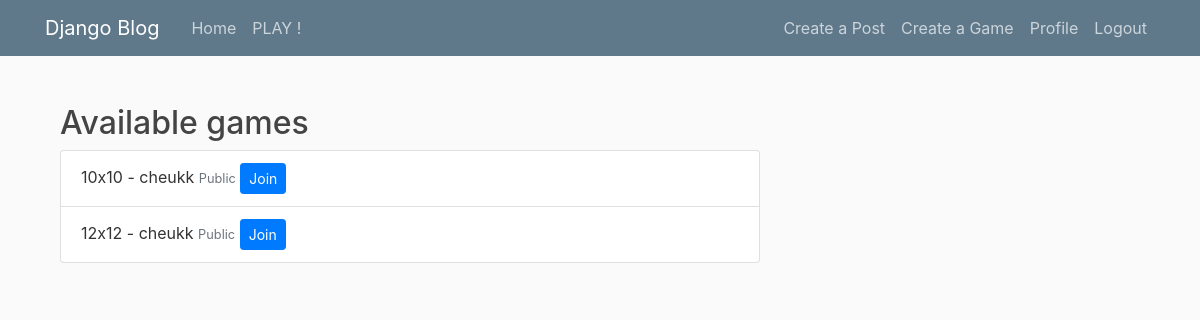
The page /list/ (signed in) on the database as committed earlier.
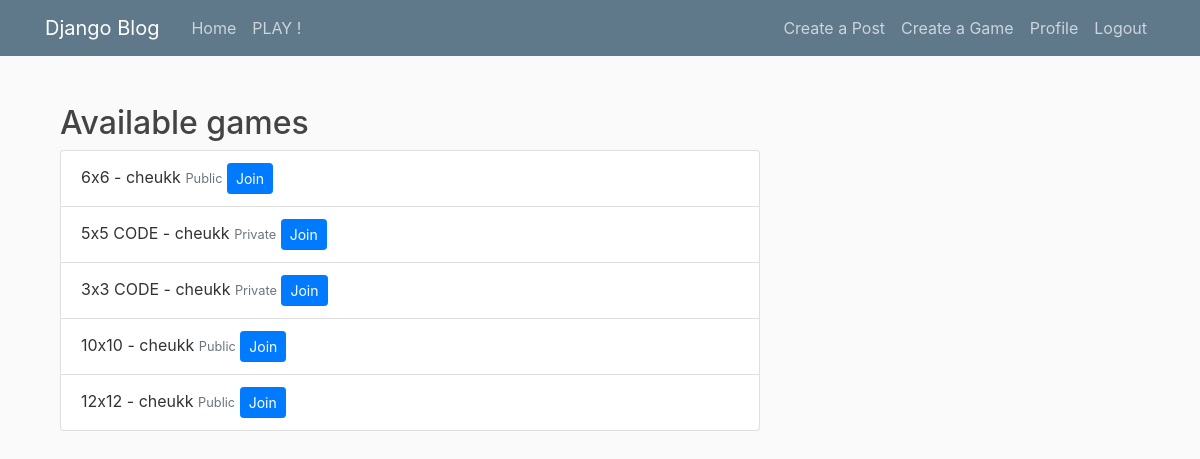
The same page on the database as committed later.
### blog/models.py (models this page shows, shortened)
class Game(models.Model):
    title = models.CharField(max_length=100)
    date_posted = models.DateTimeField(default=timezone.now)
    game_author = models.ForeignKey(User, on_delete=models.CASCADE, related_name='game_player1')
    game_player2 = models.ForeignKey(User, on_delete=models.SET_NULL, null=True, blank=True, related_name='game_player2')
    finished = models.BooleanField(default=False)
    room_code = models.CharField(max_length=100, null=True, blank=True)
    grid_size = models.PositiveIntegerField(default=3)
    win_size = models.PositiveIntegerField(default=3)
    private = models.BooleanField(default=False)

### blog/views.py (the view)
# urls.py: path('list/', GameListView.as_view(), name='game-list'),
class GameListView(LoginRequiredMixin, ListView):
    model = Game
    template_name = 'blog/game_list.html'
    context_object_name = 'games'
    ordering = ['-date_posted']
    def get_queryset(self):
        return Game.objects.filter(finished=False).order_by('-date_posted')

### blog/templates/blog/game_list.html
{% extends "blog/base.html" %}
{% block content %}
    <div class="container mt-4">
        {% if games %}
            <h2>Available games</h2>
            <ul class="list-group">
                {% for game in games %}
                    <li class="list-group-item">
                        {{ game.title }} - {{ game.game_author.username }}
                        {% if game.private %}
                            <small class="text-muted">Private</small>
                        {% else %}
                            <small class="text-muted">Public</small>
                        {% endif %}
                        {% if request.user == game.game_author or request.user == game.game_player2 %}
                            <a href="{% url 'join-game' game_id=game.id %}" class="btn btn-primary btn-sm">Join</a>
                        {% elif game.game_player2 %}
                            <span class="text-muted">GAME ALREADY FULL</span>
                        {% else %}
                            <a href="{% url 'join-game' game_id=game.id %}" class="btn btn-primary btn-sm">Join</a>
                        {% endif %}
                    </li>
                {% endfor %}
            </ul>
        {% else %}
            <h2>NO PARTIES AVAILABLE</h2>
        {% endif %}
    </div>
{% endblock %}

### blog/templates/blog/base.html (shortened to what this page needs)
{% load static %}
<!DOCTYPE html>
<html lang="en">
<head>
    <link rel="stylesheet" href="https://cdn.jsdelivr.net/npm/bootstrap@4.0.0/dist/css/bootstrap.min.css"
>
    <link rel="stylesheet" type="text/css" href="{% static 'blog/main.css' %}">
</head>
<body>
<header class="site-header">
    <nav class="navbar navbar-expand-md navbar-dark bg-steel fixed-top">
        <div class="container">
            <a class="navbar-brand mr-4" href="{% url 'blog-home' %}">Django Blog</a>
            <div class="collapse navbar-collapse" id="navbarToggle">
                <div class="navbar-nav mr-auto">
                    <a class="nav-item nav-link" href="{% url 'blog-home' %}">Home</a>
                    <a class="nav-item nav-link" href="{% url 'game-list' %}">PLAY !</a>
                </div>
                <div class="navbar-nav">
                    {% if user.is_authenticated %}
                        <a class="nav-item nav-link" href="{% url 'post-create' %}">Create a Post</a>
                        <a class="nav-item nav-link" href="{% url 'game-create' %}">Create a Game</a>
                        <a class="nav-item nav-link" href="{% url 'profile' %}">Profile</a>
                        <a class="nav-item nav-link" href="{% url 'logout' %}">Logout</a>
                    {% else %}
                        <a class="nav-item nav-link" href="{% url 'login' %}">Login</a>
                        <a class="nav-item nav-link" href="{% url 'register' %}">Register</a>
                    {% endif %}
                </div>
            </div>
        </div>
    </nav>
</header>
<main role="main" class="container">
    <div class="row">
        <div class="col-md-8">
            {% block content %}{% endblock %}
        </div>
    </div>
</main>
</body>
</html>

### blog/static/blog/main.css (style rules this page uses)
body { background: #fafafa; color: #333333; margin-top: 5rem; }
h1, h2, h3, h4, h5, h6 { color: #444444; }
ul { margin: 0; }
.bg-steel { background-color: #5f788a; }
.site-header .navbar-nav .nav-link { color: #cbd5db; }

Rows that differ between the two databases and show on the page:
added Game: title "6x6", game_author.username "cheukk", private "Public", shows "Join"
added Game: title "5x5 CODE", game_author.username "cheukk", private "Private", shows "Join"
added Game: title "3x3 CODE", game_author.username "cheukk", private "Private", shows "Join"
